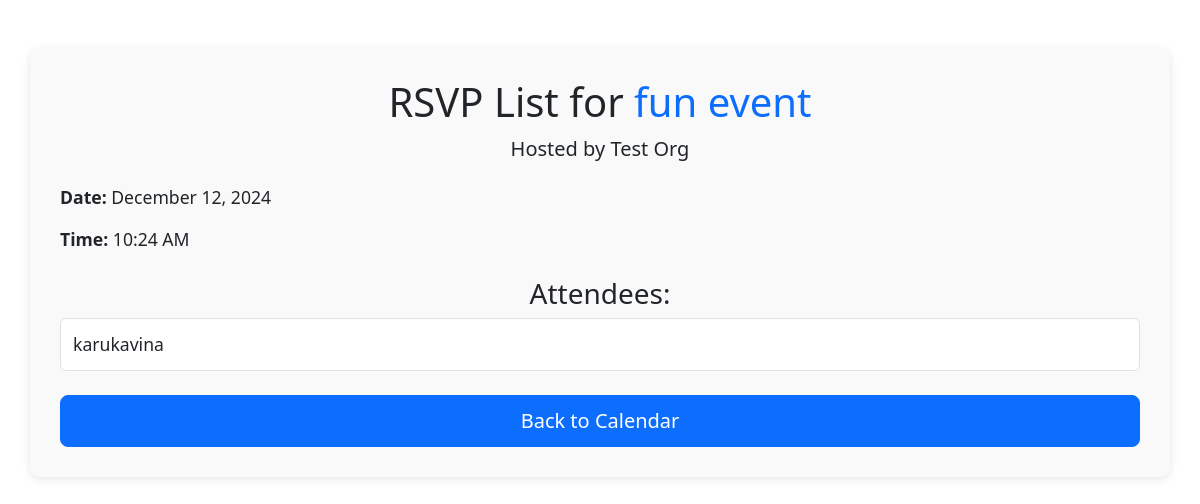
Page /event/4/rsvps/ (signed in) on the committed database.
### users/models.py (models this page shows, shortened)
class Event(models.Model):
    name = models.CharField(max_length=100)
    description = models.TextField()
    date = models.DateField()
    time = models.TimeField()
    created_by = models.ForeignKey(
        User, on_delete=models.CASCADE, related_name='events_created')
    cio = models.ForeignKey(CIO, on_delete=models.CASCADE,
                            related_name='events')  # New field

class CIO(models.Model):
    name = models.CharField(max_length=100)
    slug = models.SlugField(unique=True, blank=True)
    description = models.TextField()
    image = models.ImageField(upload_to='cios/', blank = True, null = True)
    admins = models.ManyToManyField(
        User, related_name='admin_cios', blank=True)
    members = models.ManyToManyField(
        User, related_name='member_cios', blank=True)

class RSVP(models.Model):
    event = models.ForeignKey(
        Event, related_name='rsvps', on_delete=models.CASCADE)
    user = models.ForeignKey(User, related_name='rsvps',
                             on_delete=models.CASCADE)
    status = models.BooleanField(default=True)

### users/views.py (the view)
# urls.py: path('event/<int:event_id>/rsvps/', views.view_rsvps, name='view_rsvps'),
@login_required
def view_rsvps(request, event_id):
    event = get_object_or_404(Event, id=event_id)
    rsvps = RSVP.objects.filter(event=event)
    context = {
        'event': event,
        'rsvps': rsvps,
    }
    return render(request, 'event/rsvp_list.html', context)

### users/templates/event/rsvp_list.html (shortened to what this page needs)
<!DOCTYPE html>
<html lang="en">
<head>
    {% load bootstrap5 %}
    {% bootstrap_css %}
</head>
<body>
    <div class="container mt-5 rsvp-container">
        <div class="rsvp-header">
            <h1>RSVP List for <span class="text-primary">{{ event.name }}</span></h1>
            <p class="lead">Hosted by {{ event.cio.name }}</p>
        </div>
        <div class="rsvp-details">
            <p><strong>Date:</strong> {{ event.date|date:"F j, Y" }}</p>
            <p><strong>Time:</strong> {{ event.time|date:"g:i A" }}</p>
        </div>
        <div class="mt-4">
            {% if rsvps.exists %}
                <h3 class="text-center">Attendees:</h3>
                <ul class="list-group">
                    {% for rsvp in rsvps %}
                        <li class="list-group-item">
                            {{ rsvp.user.username }}
                        </li>
                    {% endfor %}
                </ul>
            {% else %}
                <p class="text-muted text-center">No one has RSVP'd for this event yet.</p>
            {% endif %}
        </div>
        <div class="mt-4">
            <a href="{% url 'users:cio-calendar' slug=event.cio.slug %}" class="btn btn-primary btn-lg">Back to Calendar</a>
        </div>
    </div>
</body>
</html>

### users/templates/event/rsvp_list.html (style rules this page uses)
.rsvp-container { background-color: #f9f9f9; padding: 30px; border-radius: 10px; box-shadow: 0 2px 10px rgba(0, 0, 0, 0.1); }
.rsvp-header { text-align: center; margin-bottom: 20px; }
.rsvp-details p { font-size: 1.1rem; }
.list-group-item { font-size: 1.1rem; padding: 12px; }
.btn-primary { width: 100%; padding: 10px; }

### rows in the picture
Event: name "fun event", cio.name "Test Org", date "December 12, 2024", time "10:24 AM"
RSVP: user.username "karukavina"
